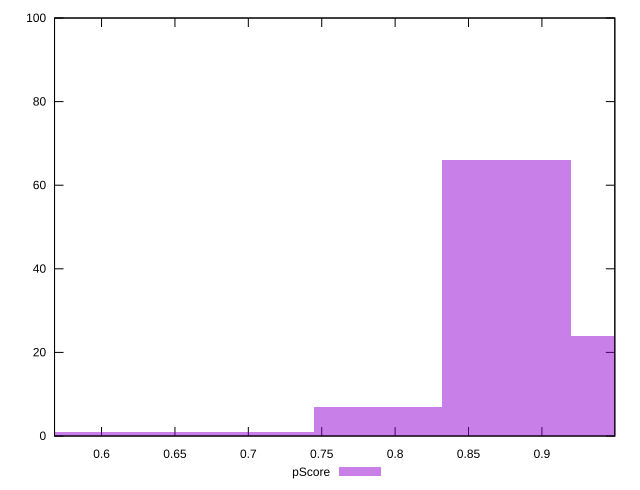

This chart was generated by the following gnuplot code:
reset

$pScore <<EOF
0.7882669075491944 7
0.8758521194991048 66
0.9634373314490152 24
0.6130964836493733 1
0.5255112716994629 1
0.7006816955992838 1
EOF

set key outside below
set boxwidth 0.08758521194991048
set xrange [0.567971407295784:0.9496716542379593]
set yrange [0:100]
set trange [0:100]
set style fill transparent solid 0.5 noborder
set terminal svg size 640, 490 enhanced background rgb 'white'
set output "report_00015_2021-02-09T16-11-33.973Z/first-meaningful-paint/samples/pages+cached+noadtech+nomedia/pScore/histogram.svg"

plot $pScore title "pScore" with boxes

reset
